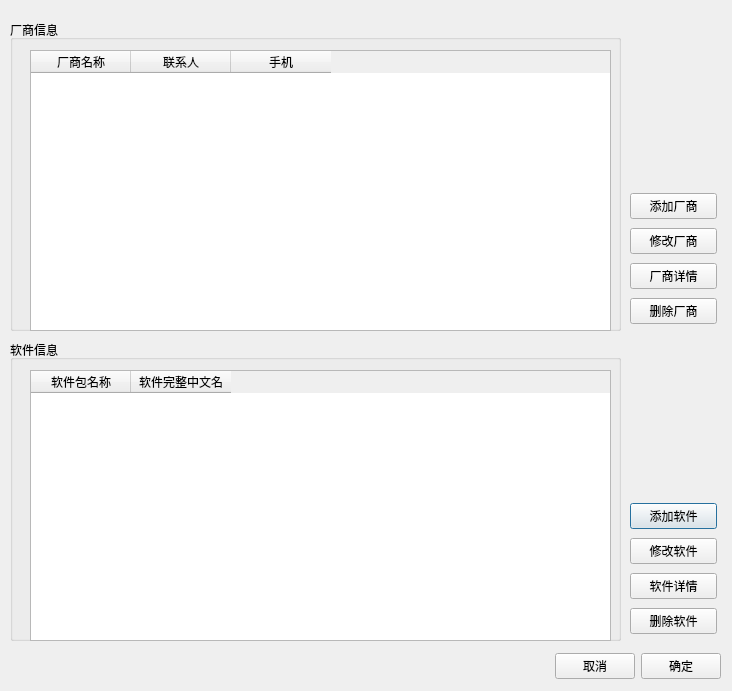
<?xml version="1.0" encoding="UTF-8"?>
<ui version="4.0">
 <class>SignInfoTableDialog</class>
 <widget class="QDialog" name="SignInfoTableDialog">
  <property name="enabled">
   <bool>true</bool>
  </property>
  <property name="geometry">
   <rect>
    <x>0</x>
    <y>0</y>
    <width>732</width>
    <height>691</height>
   </rect>
  </property>
  <property name="minimumSize">
   <size>
    <width>732</width>
    <height>691</height>
   </size>
  </property>
  <property name="maximumSize">
   <size>
    <width>732</width>
    <height>691</height>
   </size>
  </property>
  <property name="windowTitle">
   <string>Dialog</string>
  </property>
  <widget class="QGroupBox" name="groupBox">
   <property name="geometry">
    <rect>
     <x>10</x>
     <y>20</y>
     <width>611</width>
     <height>311</height>
    </rect>
   </property>
   <property name="styleSheet">
    <string notr="true"/>
   </property>
   <property name="title">
    <string>厂商信息</string>
   </property>
   <widget class="QTableWidget" name="factoryTable">
    <property name="geometry">
     <rect>
      <x>20</x>
      <y>30</y>
      <width>581</width>
      <height>281</height>
     </rect>
    </property>
    <column>
     <property name="text">
      <string>厂商名称</string>
     </property>
    </column>
    <column>
     <property name="text">
      <string>联系人</string>
     </property>
    </column>
    <column>
     <property name="text">
      <string>手机</string>
     </property>
    </column>
   </widget>
  </widget>
  <widget class="QGroupBox" name="groupBox_2">
   <property name="geometry">
    <rect>
     <x>10</x>
     <y>340</y>
     <width>611</width>
     <height>301</height>
    </rect>
   </property>
   <property name="styleSheet">
    <string notr="true"/>
   </property>
   <property name="title">
    <string>软件信息</string>
   </property>
   <widget class="QTableWidget" name="packageTable">
    <property name="geometry">
     <rect>
      <x>20</x>
      <y>30</y>
      <width>581</width>
      <height>271</height>
     </rect>
    </property>
    <column>
     <property name="text">
      <string>软件包名称</string>
     </property>
    </column>
    <column>
     <property name="text">
      <string>软件完整中文名</string>
     </property>
    </column>
   </widget>
  </widget>
  <widget class="QWidget" name="layoutWidget">
   <property name="geometry">
    <rect>
     <x>0</x>
     <y>0</y>
     <width>2</width>
     <height>2</height>
    </rect>
   </property>
   <layout class="QHBoxLayout" name="horizontalLayout_2"/>
  </widget>
  <widget class="QWidget" name="layoutWidget">
   <property name="geometry">
    <rect>
     <x>0</x>
     <y>0</y>
     <width>2</width>
     <height>2</height>
    </rect>
   </property>
   <layout class="QVBoxLayout" name="verticalLayout_5"/>
  </widget>
  <widget class="QWidget" name="layoutWidget">
   <property name="geometry">
    <rect>
     <x>630</x>
     <y>500</y>
     <width>87</width>
     <height>140</height>
    </rect>
   </property>
   <layout class="QVBoxLayout" name="verticalLayout_9">
    <item>
     <widget class="QPushButton" name="addPackageButton">
      <property name="text">
       <string>添加软件</string>
      </property>
     </widget>
    </item>
    <item>
     <widget class="QPushButton" name="modifyPackageButton">
      <property name="text">
       <string>修改软件</string>
      </property>
     </widget>
    </item>
    <item>
     <widget class="QPushButton" name="viewPackageButton">
      <property name="text">
       <string>软件详情</string>
      </property>
     </widget>
    </item>
    <item>
     <widget class="QPushButton" name="deletePackageButton">
      <property name="text">
       <string>删除软件</string>
      </property>
     </widget>
    </item>
   </layout>
  </widget>
  <widget class="QWidget" name="layoutWidget">
   <property name="geometry">
    <rect>
     <x>630</x>
     <y>190</y>
     <width>87</width>
     <height>140</height>
    </rect>
   </property>
   <layout class="QVBoxLayout" name="verticalLayout_10">
    <item>
     <widget class="QPushButton" name="addFactoryButton">
      <property name="text">
       <string>添加厂商</string>
      </property>
     </widget>
    </item>
    <item>
     <widget class="QPushButton" name="modifyFactoryButton">
      <property name="text">
       <string>修改厂商</string>
      </property>
     </widget>
    </item>
    <item>
     <widget class="QPushButton" name="viewFactoryButton">
      <property name="text">
       <string>厂商详情</string>
      </property>
     </widget>
    </item>
    <item>
     <widget class="QPushButton" name="deleteFactoryButton">
      <property name="text">
       <string>删除厂商</string>
      </property>
     </widget>
    </item>
   </layout>
  </widget>
  <widget class="QWidget" name="layoutWidget">
   <property name="geometry">
    <rect>
     <x>30</x>
     <y>650</y>
     <width>691</width>
     <height>32</height>
    </rect>
   </property>
   <layout class="QHBoxLayout" name="horizontalLayout">
    <item>
     <spacer name="horizontalSpacer_3">
      <property name="orientation">
       <enum>Qt::Horizontal</enum>
      </property>
      <property name="sizeHint" stdset="0">
       <size>
        <width>40</width>
        <height>20</height>
       </size>
      </property>
     </spacer>
    </item>
    <item>
     <widget class="QPushButton" name="cancelButton">
      <property name="text">
       <string>取消</string>
      </property>
     </widget>
    </item>
    <item>
     <widget class="QPushButton" name="sureButton">
      <property name="text">
       <string>确定</string>
      </property>
     </widget>
    </item>
   </layout>
  </widget>
 </widget>
 <tabstops>
  <tabstop>sureButton</tabstop>
  <tabstop>cancelButton</tabstop>
  <tabstop>addFactoryButton</tabstop>
  <tabstop>modifyFactoryButton</tabstop>
  <tabstop>viewFactoryButton</tabstop>
  <tabstop>deleteFactoryButton</tabstop>
  <tabstop>addPackageButton</tabstop>
  <tabstop>modifyPackageButton</tabstop>
  <tabstop>viewPackageButton</tabstop>
  <tabstop>deletePackageButton</tabstop>
  <tabstop>factoryTable</tabstop>
  <tabstop>packageTable</tabstop>
 </tabstops>
 <resources/>
 <connections/>
</ui>
